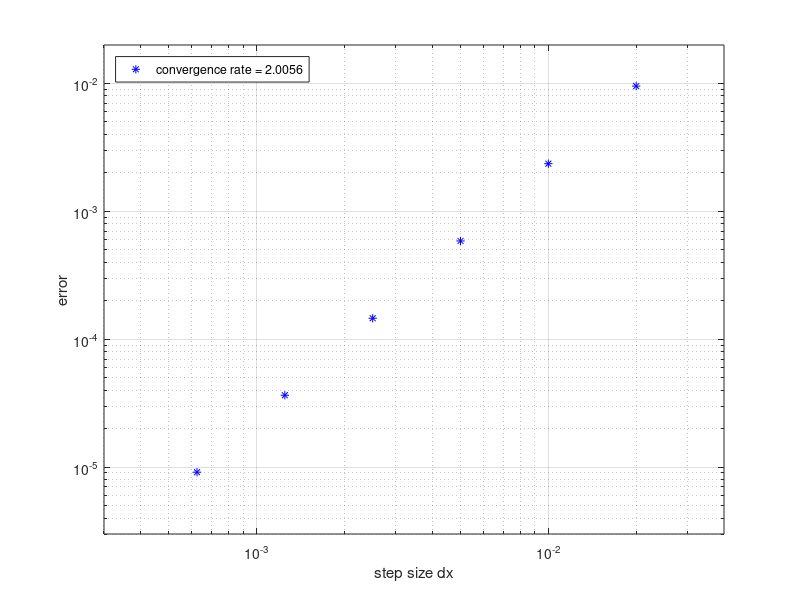

This figure's MATLAB source:
clear;

% Data vectors
N_vect = [50,      100,     200,     400,     800,     1600];
e_vect = [9.54e-3, 2.36e-3, 5.87e-4, 1.46e-4, 3.65e-5, 9.13e-6];

% Fit a linear function to the log values
p = polyfit(log(1./N_vect), log(e_vect), 1);

% Plot the error
figure;
loglog(1./N_vect, e_vect, '*b');
xlim([3e-4, 4e-2]);
ylim([3e-6, 2e-2]);
grid on;
xlabel('step size dx');
ylabel('error');
legend(['convergence rate = ' num2str(p(1))], 'Location', 'northwest');

